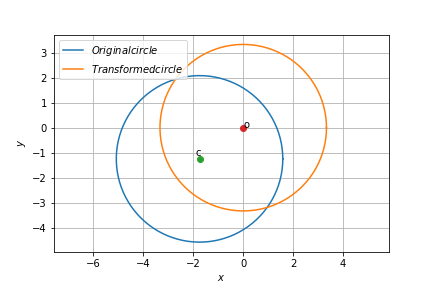

Reproduce this figure in Python.
#Code by GVV Sharma
#March 6, 2019
#released under GNU GPL

#This program plots the incircle of Triangle ABC
import numpy as np
import matplotlib.pyplot as plt


def line_gen(A,B):
  len =10
  dim = A.shape[0]
  x_AB = np.zeros((dim,len))
  lam_1 = np.linspace(0,1,len)
  for i in range(len):
    temp1 = A + lam_1[i]*(B-A)
    x_AB[:,i]= temp1.T
  return x_AB

len = 100

I=np.array([-7/4,-5/4])
r=np.sqrt(89/8)
#B=np.array([1,4])
#A=2*I-B
#print(A)
#Generating Origonal circle
theta = np.linspace(0,2*np.pi,len)
x_circ = np.zeros((2,len))
x_circ[0,:] = r*np.cos(theta)
x_circ[1,:] = r*np.sin(theta)
x_circ = (x_circ.T + I).T

# Generating transformed circle
I_n=np.array([0,0])
x_circ_n = np.zeros((2,len))
x_circ_n[0,:] = r*np.cos(theta)
x_circ_n[1,:] = r*np.sin(theta)
x_circ_n = (x_circ_n.T + I_n).T

#x_AB = line_gen(A,B)
#Plotting circle
#plt.plot(x_AB[0,:],x_AB[1,:],label='$AB$')
plt.plot(x_circ[0,:],x_circ[1,:],label='$Original circle$')
plt.plot(x_circ_n[0,:],x_circ_n[1,:],label='$Transformed circle$')

plt.plot(I[0], I[1], 'o')
plt.text(I[0] * (1 + 0.1), I[1] * (1 - 0.1) , 'c')

plt.plot(I_n[0], I_n[1], 'o')
plt.text(I_n[0] * (1 + 0.1), I_n[1] * (1 - 0.1) , 'o')
#plt.plot(B[0], B[1], 'o')
#plt.text(B[0] * (1 + 0.1), B[1] * (1 - 0.1) , 'B')
#plt.plot(A[0], A[1], 'o')
#plt.text(A[0] * (1 + 0.1), A[1] * (1 - 0.1) , 'A')

plt.xlabel('$x$')
plt.ylabel('$y$')
plt.legend(loc='best')
plt.grid() # minor
plt.axis('equal')
plt.savefig('Circle.png')
plt.show()

